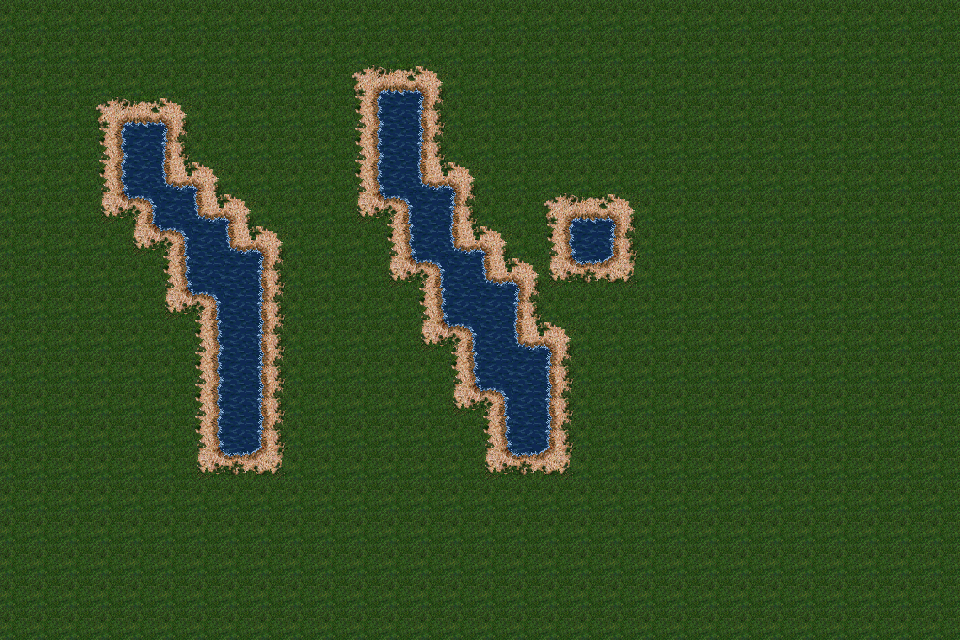

A level layout from a 2D game, rendered from its tile map. Below: a short description, then the map file with tile-grid data replaced by summaries:
An orthogonal 30x20 tile map with 32x32 px tiles, 1 tile layer (Tile Layer 1) and 1 object (Knight).

<map version="1.0" orientation="orthogonal" renderorder="right-down" width="30" height="20" tilewidth="32" tileheight="32" nextobjectid="9">
 <tileset firstgid="1" name="our_tiles" tilewidth="32" tileheight="32" tilecount="40">
  <image source="res/our_tiles.png" width="256" height="160" />
  <terraintypes>
   <terrain name="grass" tile="-1" />
   <terrain name="water" tile="-1" />
  </terraintypes>
  <tile id="0" terrain="0,0,0,1" />
  <tile id="1" terrain="0,0,1,1" />
  <tile id="5" terrain="0,0,1,0" />
  <tile id="9" terrain="1,1,1,0" />
  <tile id="10" terrain="1,1,0,0" />
  <tile id="11" terrain="1,1,0,1" />
  <tile id="12" terrain="1,1,1,1" />
  <tile id="13" terrain="1,0,1,0" />
  <tile id="17" terrain="1,0,1,0" />
  <tile id="18" terrain="0,0,0,0" />
  <tile id="19" terrain="0,1,0,1" />
  <tile id="24" terrain="0,1,0,1" />
  <tile id="25" terrain="1,0,1,1" />
  <tile id="26" terrain="0,0,1,1" />
  <tile id="27" terrain="0,1,1,1" />
  <tile id="32" terrain="0,1,0,0" />
  <tile id="36" terrain="1,1,0,0" />
  <tile id="37" terrain="1,0,0,0" />
 </tileset>
 <layer name="Tile Layer 1" width="30" height="20">
  <data>[600 cells, 600 non-empty, 15 distinct tile ids]</data>
 </layer>
 <objectgroup name="Charz">
  <object id="8" name="Knight" gid="7" x="0" y="32" width="32" height="32" />
 </objectgroup>
</map>